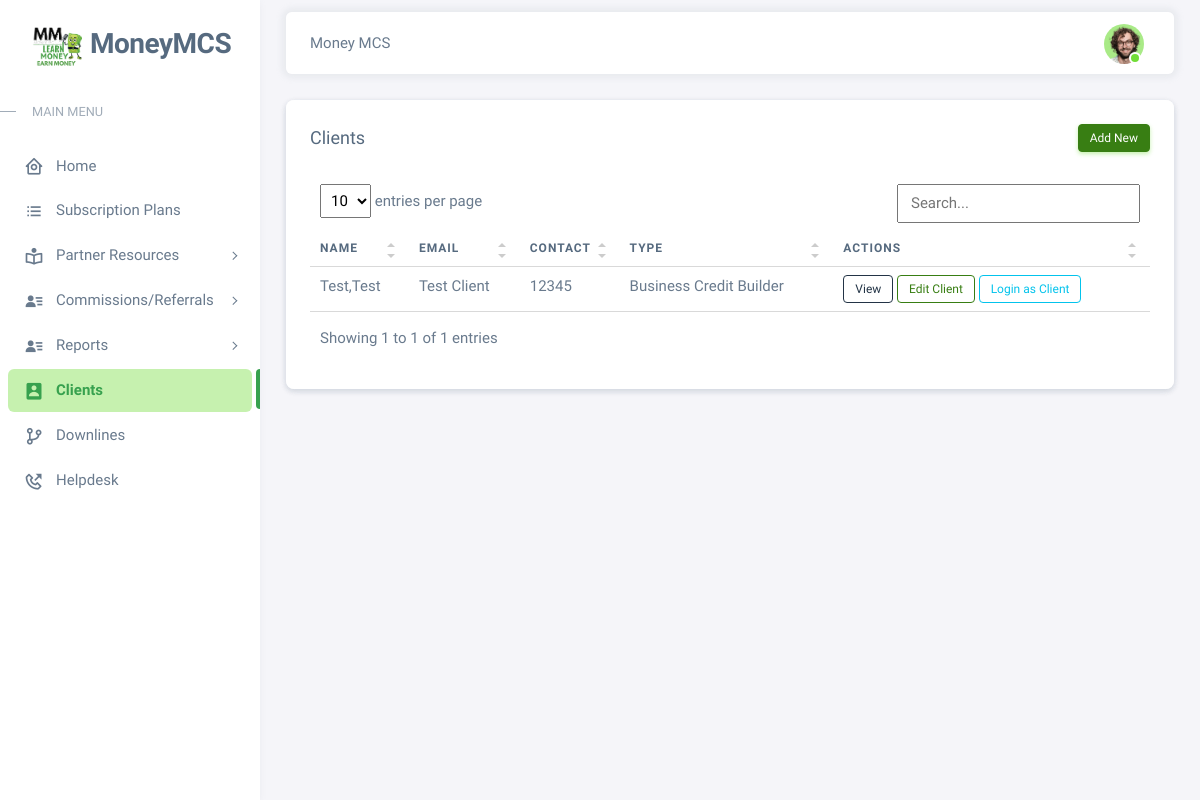
The app's page /pages/clients (signed in), older data.
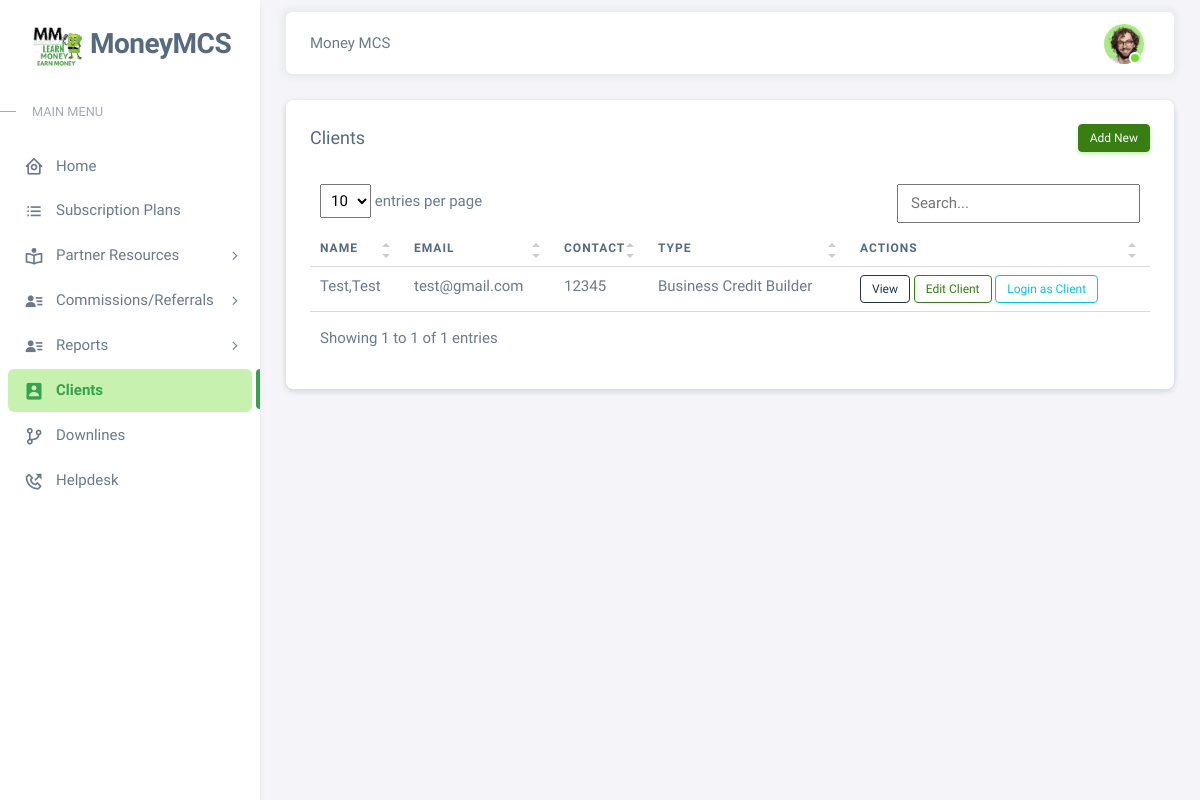
The same page, newer data.
### tables this page shows
CREATE TABLE `clients` (
  `id` int(11) NOT NULL,
  `firstname` varchar(50) NOT NULL,
  `lastname` varchar(50) NOT NULL,
  `email` varchar(75) NOT NULL,
  `phonenum` varchar(20) NOT NULL,
  `state` enum('Alabama','Alaska','Arizona','Arkansas') NOT NULL,
  `status` varchar(5) NOT NULL,
  `type` enum('Business Credit Builder','Direct Funding','','') NOT NULL,
  `date_join` date NOT NULL
);

### pages/clients.php (the view, shortened to what the changed rows need)
<?php
  include 'includes/session.php';
?>
<!DOCTYPE html>
<html
  lang="en"
  class="light-style layout-menu-fixed"
  dir="ltr"
  data-theme="theme-default"
  data-assets-path="../assets/"
  data-template="vertical-menu-template-free"
>
  <head>
    <?php include 'includes/headers.php'; ?>
  </head>
  <body>
    <div class="layout-wrapper layout-content-navbar">
      <div class="layout-container">
        <div class="layout-page">
          <div class="content-wrapper">
            <div class="container-xxl flex-grow-1 container-p-y">
                <div class="row">
                  <div class="col-lg-12 mb-4 order-0">
                    <div class="card">
                      <div class="d-flex align-items-end">
                        <div class="col-sm-12">
                          <div class="card">
                            <div class="card-body">
                              <div class="table-responsive text-nowrap">
                                <table id="" class="table table-borderless">
                                  <thead>
                                    <th> Name </th>
                                    <th> Email </th>
                                    <th> Contact </th>
                                    <th> Type </th>
                                    <th> Actions</th>
                                  </thead>
                                  <tbody>
                                    <?php
                                      $conn = $pdo->open();
                                      try{
                                        $stmt = $conn->prepare("SELECT * FROM clients WHERE status=:status");
                                        $stmt->execute(['status'=>1]);
                                        foreach($stmt as $row){
                                          echo "
                                            <tr>
                                              <td>".$row['firstname'].",".$row['firstname']."</td>
                                              <td>".$row['email']."</td>
                                              <td>".$row['phonenum']."</td>
                                              <td>".$row['type']."</td>
                                              <td>
                                              <button class='btn btn-outline-dark btn-sm viewclient' data-id='".$row['id']."'><i class=''></i> View</button>
                                              <button class='btn btn-outline-success btn-sm editclient' data-id='".$row['id']."'><i class=''></i> Edit Client</button>
                                              <button class='btn btn-outline-info btn-sm editclient' data-id='".$row['id']."'><i class=''></i> Login as Client</button>
                                              </td>
                                            </tr>
                                          ";
                                        }
                                      }
                                      catch(PDOException $e){
                                        echo $e->getMessage();
                                      }
                                    ?>
                                  </tbody>
                                </table>
                              </div>
                            </div>
                          </div>
                        </div>
                      </div>
                    </div>
                  </div>
                </div>
            </div>
              </div>
          </div>
        </div>
    <?php include 'includes/light_datascript.php'; ?>
  </body>
</html>

Row changes from the older to the newer data that the page shows:
changed clients "Test": email "Test Client" → "test@gmail.com"
